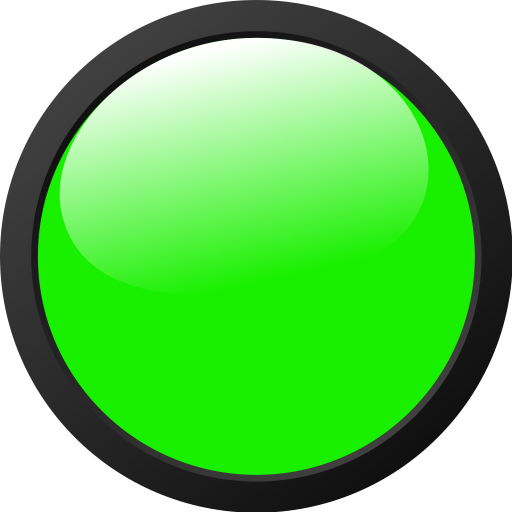
#> input picture Application/green_light.png, 1024 x 1024 px (shown at 1/2 size); its folder holds 2 pictures in this run
$ python plot.py
#> lines starting #> are read from the running program, lines starting #| are printed output that depends on the picture
import numpy as np
import matplotlib.pyplot as plt
from matplotlib.offsetbox import OffsetImage, AnnotationBbox
import datetime


def offset_image(coord, name, ax):
    im = plt.imread(f'{name}.png')
    im = OffsetImage(im, zoom=0.02)
    im.image.axes = ax

    ab = AnnotationBbox(im, (-2.2, coord-0.8),  xybox=(-30., 0.), frameon=False,
                        xycoords='data',  boxcoords="offset points", pad=0)

    ax.add_artist(ab)


def plot_overall_img(label_list):
    x = [label[0] for label in label_list]
    y = [2 if label[1]==0 else 8 for label in label_list]

    start_datetime = datetime.datetime(100, 1, 1, 0, 0, 0)
    # print(start_datetime.strftime("%H:%M:%S"))

    plt.figure(figsize=(8,4), dpi=100, facecolor="#e6f3f7")
    plt.plot(x, y, color='blue')
    print([label[0] for label in label_list if label[1]==1])

    ax = plt.gca()
    ax.set_title('Sleep Apnea Continuous Detection Overall Result')

    ax.set_xlabel('Time')
    ax.xaxis.set_label_coords(1.01,-0.05)
    ax.set_xticks([label[0] for label in label_list if label[1]==1])
    ax.set_xticklabels([(start_datetime+datetime.timedelta(seconds=30*label[0])).strftime("%H:%M:%S") for label in label_list if label[1]==1])
    plt.setp(ax.get_xticklabels(), rotation=30, horizontalalignment='right', fontsize='x-small')

    ax.yaxis.set_label_coords(-0.02, 1)
    ax.set_ylabel('Label', loc='top', rotation=0)
    ax.set_ylim([0,10])
    ax.set_yticks([2,8])
    ax.set_yticklabels(['Negative', 'Positive'])

    offset_image(2, 'green_light', ax)
    offset_image(8, 'red_light', ax)

    plt.show()

if __name__ == '__main__':

    label_list = []
    for x in range(60):
        if x==13 or x==21 or x==50:
            label_list.append([x, 1])
        else:
            label_list.append([x, 0])
    plot_overall_img(label_list=label_list)
#> in offset_image, im is the input picture: shape (1024, 1024, 4) float32; mean R, G, B, A 0.211, 0.579, 0.169, 0.788
#> call 2 of offset_image, with coord = 8, name = 'red_light'
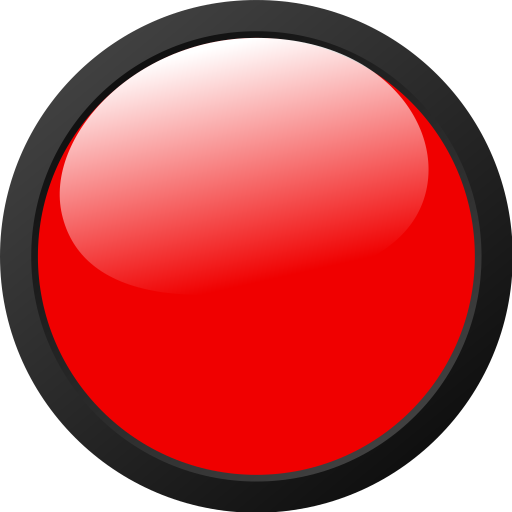
#> input picture Application/red_light.png, 1024 x 1024 px (shown at 1/2 size)
#> in offset_image, im is the input picture: shape (1024, 1024, 4) float32; mean R, G, B, A 0.579, 0.169, 0.169, 0.788
#> in plot_overall_img, `plt.show()`:
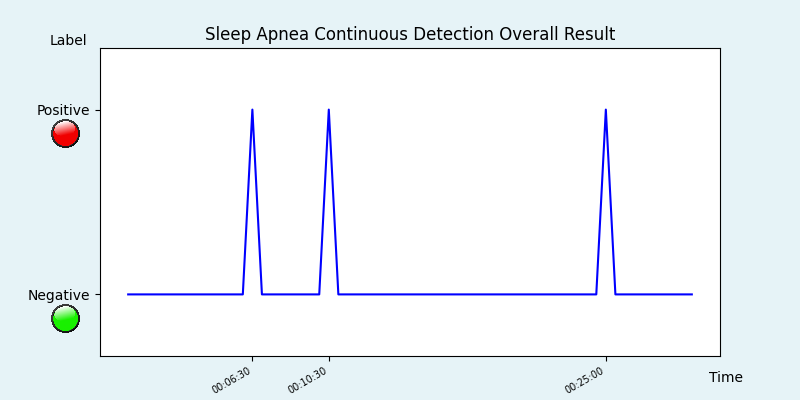
#> figure drawn by matplotlib, 1 panel; curve peaks at x = 13, y = 8
